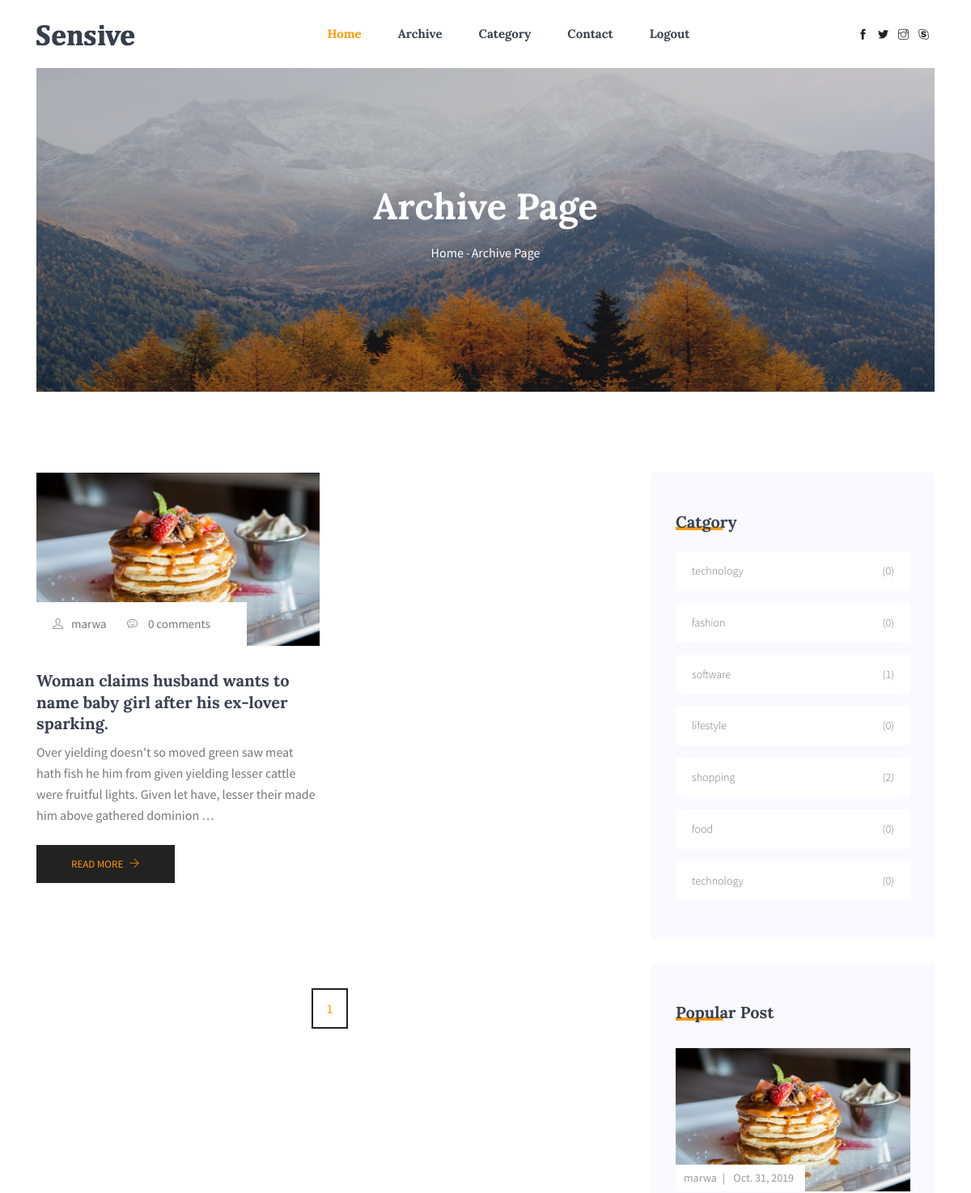
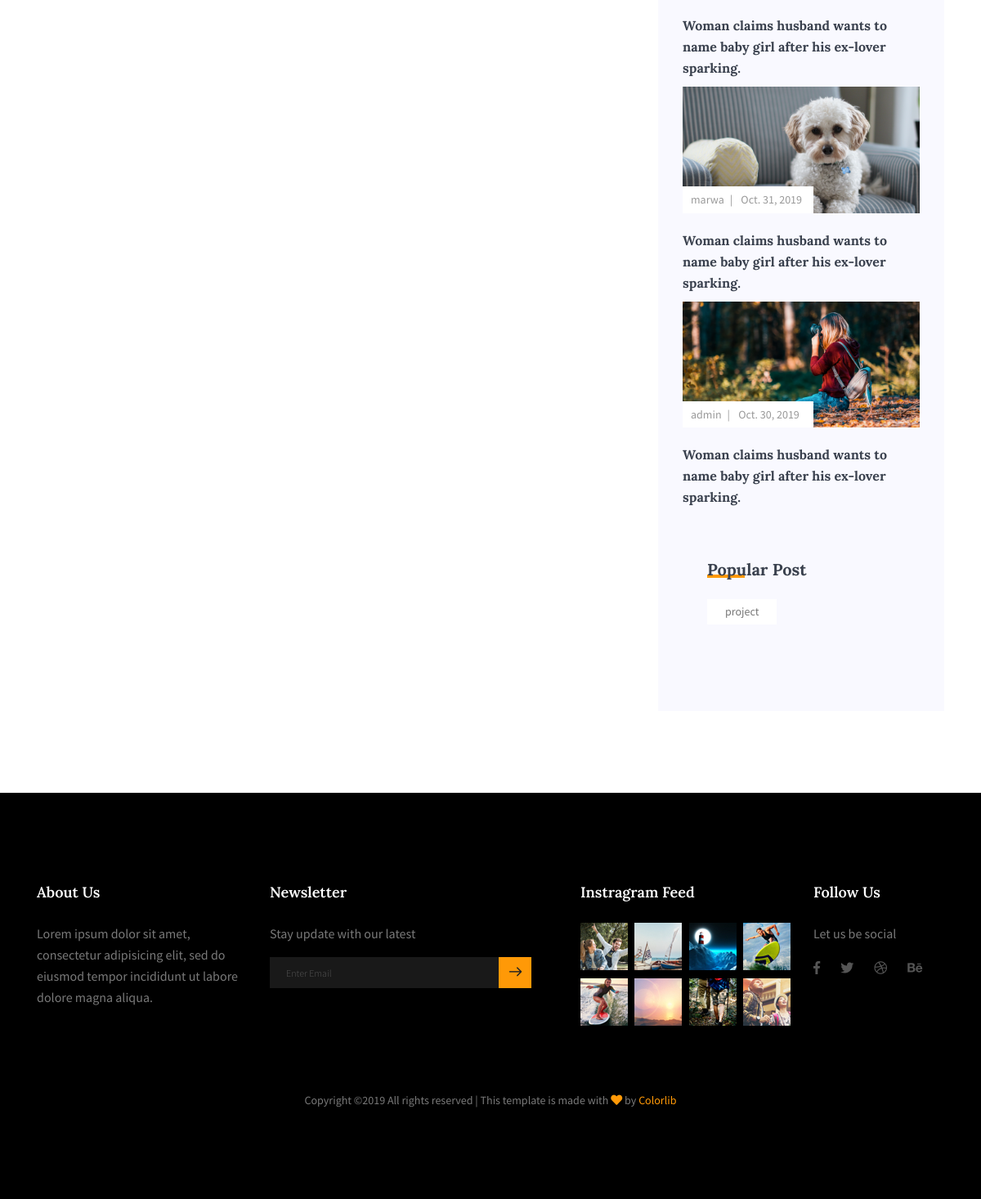
The app's page /posts/archived/ (signed in) with its own data (2 pictures, top to bottom).
### posts/models.py (models this page shows, shortened)
class Post (models.Model):
    user= models.ForeignKey(settings.AUTH_USER_MODEL, on_delete=models.PROTECT,default=1)
    category= models.ForeignKey(Category, on_delete=models.PROTECT,default=1)
    title = models.CharField(max_length=255)
    height_field=models.IntegerField(default=0)
    width_field=models.IntegerField(default=0)
    image = models.ImageField(upload_to=upload_location,
        null = True , blank=True,
        width_field="width_field",height_field="height_field")
    content= models.TextField(default='this is content')
    qoute= models.TextField(default='this is content' ,null= True)
    publish = models.DateField(default=timezone.now)
    updated=models.DateTimeField(auto_now=True ,auto_now_add=False)
    timestamp=models.DateTimeField(auto_now=False ,auto_now_add=True)
    uniquewords = models.CharField(max_length=255,default="project")
    is_favorite = models.BooleanField(default=False)
    is_archived = models.BooleanField(default=False)
    class Meta:
        ordering = ['timestamp']
    def upload_location(instance ,filename):
        return "%s/%s" %(instance.id,filename)
    @property
    def comments(self):
        instance=self
        qs=Comment.objects.filter_by_instace(instance)
        return qs

### category/models.py (models this page shows, shortened)
class Category(models.Model):
    name=models.CharField(max_length=255)

### posts/views.py (the view)
# urls.py: path('archived/',archived,name="archived"),
def archived(request):
    if not request.user.is_authenticated  :
        print ("not=========")
        return HttpResponseRedirect("/login")
    obj=Post.objects.filter(is_archived=True)
    paginator = Paginator(obj, 4) # Show 25 contacts per page
    page = int(request.GET.get('page', '1'))
    contacts = paginator.page(page)
    category_post = Category.objects.all().annotate(posts_count=Count('post'))
    p=Post.objects.all().order_by('-timestamp')[:5]
    context={
            "obj":contacts ,
            "post_count":category_post,
            "posts":p,
    }
    return render(request,"archive.html",context)

### comments/models.py (called while the page is built)
    def filter_by_instace(self,instance):
        content_type=ContentType.objects.get_for_model(instance.__class__)
        obj_id=instance.id
        qs=super(CommentManager,self).filter(content_type=content_type , object_id=obj_id).filter(parent= None)
        return qs

### category/templates/archive.html (shortened to what this page needs)
{% extends 'base.html' %}
{% block content %}
  <section class="mb-30px">
    <div class="container">
      <div class="hero-banner hero-banner--sm">
        <div class="hero-banner__content">
          <h1>Archive Page</h1>
          <nav aria-label="breadcrumb" class="banner-breadcrumb">
            <ol class="breadcrumb">
              <li class="breadcrumb-item"><a href="#">Home</a></li>
              <li class="breadcrumb-item active" aria-current="page">Archive Page</li>
            </ol>
          </nav>
        </div>
      </div>
    </div>
  </section>
  <section class="blog-post-area section-margin">
    <div class="container">
      <div class="row">
        <div class="col-lg-8">
          <div class="row">
              {% for obj in obj %}
            <div class="col-md-6">
              <div class="single-recent-blog-post card-view">
                <div class="thumb">
                  <img class="card-img rounded-0" src="{{ obj.image.url }}" alt="">
                  <ul class="thumb-info">
                    <li><a href="#"><i class="ti-user"></i>{{ obj.user }}</a></li>
                    <li><a href="#"><i class="ti-themify-favicon"></i>
                      {% if obj.comments.count > 0 %}
                      {{ obj.comments.count }} comments
                      {% else %}
                      0 comments
                       {% endif %}</a></li>
                  </ul>
                </div>
                <div class="details mt-20">
                  <a href="blog-single.html">
                    <h3>{{ obj.title }}</h3>
                  </a>
                  <p>{{ obj.content|truncatewords:30 }}</p>
                  <a class="button" href="/posts/blog-detail/{{ obj.id }}">Read More <i class="ti-arrow-right"></i></a>
                </div>
              </div>
            </div>
          {% endfor %}
            <div class="col-md-6">
            </div>
            <div class="col-md-6">
            </div>
            <div class="col-md-6">
            </div>
          </div>
          <div class="row">
            <div class="col-lg-12">
                <nav class="blog-pagination justify-content-center d-flex">
                    <ul class="pagination">
                        <li class="page-item active"><a href="{{ obj.number }}" class="page-link">1</a></li>
                    </ul>
                </nav>
            </div>
          </div>
        </div>
        <div class="col-lg-4 sidebar-widgets">
            <div class="widget-wrap">
              <div class="single-sidebar-widget post-category-widget">
                <h4 class="single-sidebar-widget__title">Catgory</h4>
                <ul class="cat-list mt-20">
                    {% for post_count in post_count %}
                  <li>
                    <a href="#" class="d-flex justify-content-between">
                        <p>{{ post_count.name }}</p>
                        <p>({{ post_count.posts_count  }})</p>
                    </a>
                  </li>
                {% endfor %}
                </ul>
              </div>
              <div class="single-sidebar-widget popular-post-widget">
                <h4 class="single-sidebar-widget__title">Popular Post</h4>
                <div class="popular-post-list">
                    {% for i in posts %}
                    <div class="single-post-list">
                      <div class="thumb">
                        <img class="card-img rounded-0" src="{{ i.image.url }}" alt="">
                        <ul class="thumb-info">
                          <li><a href="#">{{ i.user }}</a></li>
                          <li><a href="#">{{ i.timestamp.date }}</a></li>
                        </ul>
                      </div>
                      <div class="details mt-20">
                        <a href="blog-single.html">
                          <h6>{{ i.title }}</h6>
                        </a>
                      </div>
                      {% endfor %}
                    </div>
                  </div>
                </div>
              </div>
                <div class="single-sidebar-widget tag_cloud_widget">
                  <h4 class="single-sidebar-widget__title">Popular Post</h4>
                  <ul class="list">
                      {% for obj in obj %}
                      <li>
                          <a href="#"> {{ obj.uniquewords }}</a>
                      </li>
                    {% endfor %}
                  </ul>
                </div>
              </div>
            </div>
          </div>
      </div>
  </section>
  {% endblock %}

### records on screen
Post: image (picture), user "marwa", shows "0 comments", title "Woman claims husband wants to name baby girl after his ex-lover sparking.", content "Over yielding doesn't so moved green saw meat hath fish he him from given yielding lesser cattle were fruitful lights. Given let have, lesser their made him above gathered dominion …", timestamp "Oct. 31, 2019", uniquewords "project"
Category: name "technology", posts_count "0"
Category: name "fashion", posts_count "0"
Category: name "software", posts_count "1"
Category: name "lifestyle", posts_count "0"
Category: name "shopping", posts_count "2"
Category: name "food", posts_count "0"
Category: name "technology", posts_count "0"
Post: image (picture), user "marwa", timestamp "Oct. 31, 2019", title "Woman claims husband wants to name baby girl after his ex-lover sparking."
Post: image (picture), user "admin", timestamp "Oct. 30, 2019", title "Woman claims husband wants to name baby girl after his ex-lover sparking."
